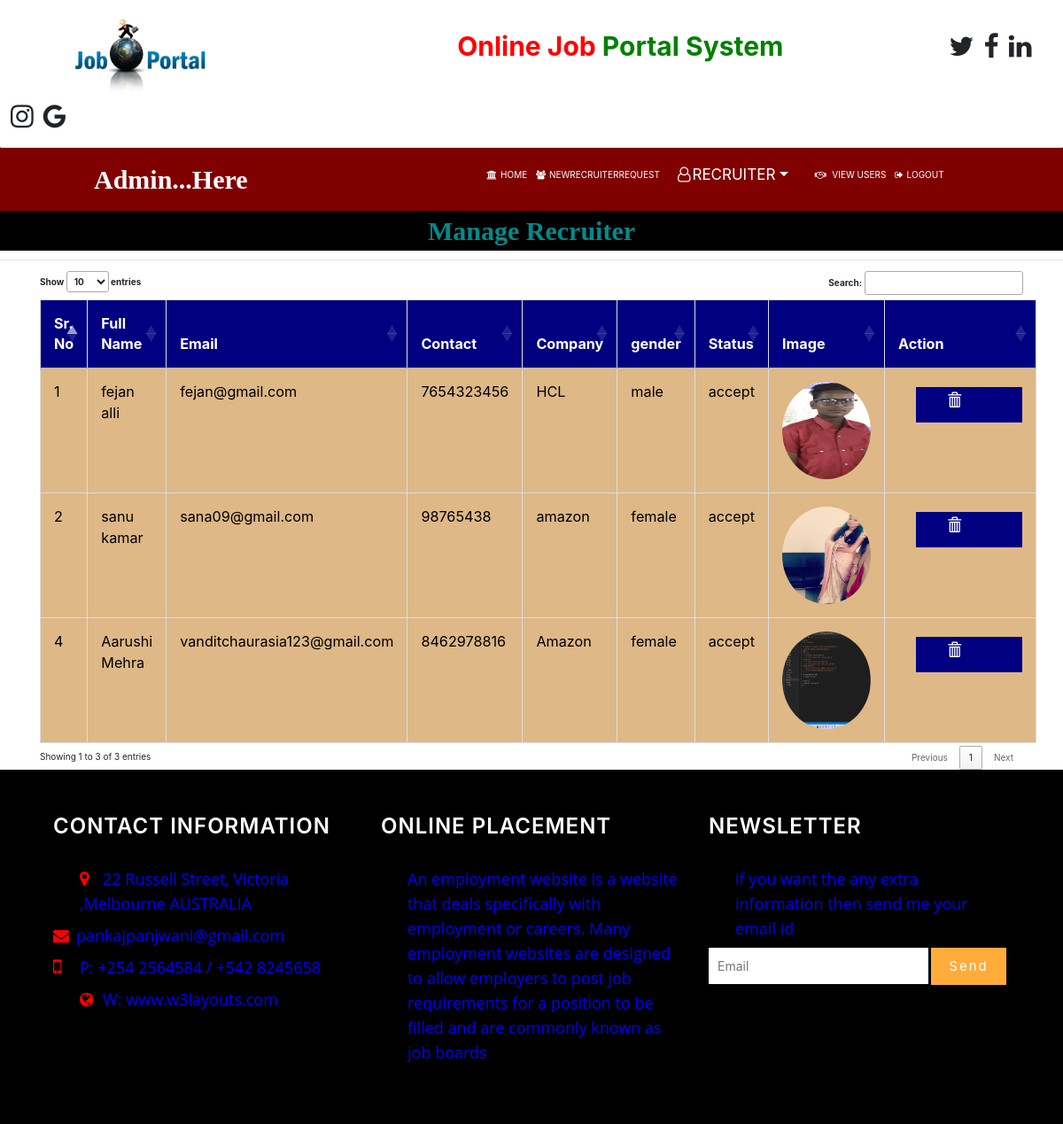
/view_recruiter/, run on the app's committed database.
### jobportal/models.py (models this page shows, shortened)
class Recruiter(models.Model):
    user = models.ForeignKey(User,on_delete=models.CASCADE,null=True)
    mobile = models.IntegerField(null=True)
    image = models.FileField(null=True)
    company= models.CharField(max_length=100,null=True)
    gender= models.CharField(max_length=100,null=True)
    type=models.CharField(max_length=100,null=True)
    status=models.CharField(max_length=100,null=True)

### jobportal/views.py (the view)
# urls.py: path('view_recruiter/', view_recruiter, name="view_recruiter"),
def view_recruiter(request):
    data=Recruiter.objects.all()
    d={'data':data}
    return render(request,'view_recruiter.html',d)

### jobportal/templates/view_recruiter.html (shortened to what this page needs)
{% extends 'admin_nav.html' %}
{% block body %}
<center><marquee style = "font-family : 'Monotype Corsiva' ; font-size:30px;color :darkcyan
 ; background-color:black;font-weight : bold"> Manage Recruiter </marquee></center><hr>
 <div class="container">
<table class="table table-bordered" id="myTable">
  <thead>
  <tr >
    <th>Sr. No</th>
    <th>Full Name</th>
    <th>Email</th>
    <th>Contact</th>
    <th>Company </th>
    <th>gender</th>
    <th>Status</th>
    <th>Image</th>
    <th>Action</th>
  </tr>
  </thead>
   <tbody>
{% for i in data %}
{% ifnotequal i.status "null" %}
  <tr style="color:black">
      <td>{{forloop.counter}}</td>
    <td>{{i.user.username}} {{i.user.last_name}}</td>
    <td>{{i.user.email}}</td>
    <td>{{i.mobile}}</td>
    <td>{{i.company}}</td>
      <td>{{i.gender}}</td>
      <td>{{i.status}}</td>
      <td><img src="{{i.image.url}}" style="width:100px;height:110px;border-radius:50%"></td>
 <td><a href="{% url 'delete_recruiter' i.id %}"><i class="glyphicon glyphicon-trash" onclick="return confirm('Are you sure?')" style="color:white;margin-left:20px;margin-top:3%;background-color:navy;height:40px;width:120px;padding-top:5%;padding-left:25%"></i></a>
</tr>
{% endifnotequal %}
   {% endfor %}
    </tbody>
</table>
 </div>
{% endblock %}

### jobportal/templates/admin_nav.html (shortened to what this page needs)
<!DOCTYPE html>
<html lang="en">
<head>
    {% load static %}
    <link href="{% static 'css/font-awesome.min.css' %}" rel="stylesheet' %}" type="text/css" media="all" />
<link href="{% static 'css/bootstrap.min.css' %}" rel="stylesheet" type="text/css" media="all" />
<link href="{% static 'css/style.css' %}" rel="stylesheet" type="text/css" media="all" />
<link rel="stylesheet" href="{% static 'css/flexslider.css' %}" type="text/css" media="screen" property="" />
<link rel="stylesheet" href="https://cdnjs.cloudflare.com/ajax/libs/font-awesome/4.7.0/css/font-awesome.min.css">
     <link rel="stylesheet" href="https://maxcdn.bootstrapcdn.com/bootstrap/4.0.0/css/bootstrap.min.css">
  <link rel = stylesheet href = "//cdn.datatables.net/1.10.19/css/jquery.dataTables.min.css">
</head>
</head>
<body>
<div class="container-fluid" style="padding:1%;">
    <img src="{% static 'images/job1.png' %}" style="width:180px;margin-right:250px;margin-left:4%"><span style="padding:20px;font-weight:bold;font-size:30px">
    <span style="color:red;">Online Job</span>
     <span style="color:green">Portal System</span></h4>
    <span style="margin-left:180px"><i class="fa fa-twitter" style="margin-right:4px"></i></span>
    <span><i class="fa fa-facebook" style="margin-right:4px;"></i></span>
    <span><i class="fa fa-linkedin" style="margin-right:4px"></i></span>
    <span><i class="fa fa-instagram" style="margin-right:4px"></i></span>
    <span><i class="fa fa-google" style="margin-right:4px"></i></span>
</div>
<nav class="navbar navbar-expand-sm" style="background-color:maroon">
  <a class="navbar-brand" href="#" style="color:white;font-family:'Monotype Corsiva';font-size:30px;font-weight:bold;margin-left:80px;margin-right:0">
 Admin...Here</a>
  <ul class="navbar-nav">
    <li class="nav-item">
      <a class="nav-link" href="{% url 'admin_home'  %}" style="color:white;margin-left:250px">
      <i class="fa fa-institution" style="margin-right:4px"></i>HOME</a>
    </li>
<li class="nav-item">
      <a class="nav-link" href="{% url 'view_newrecruiter'  %}" style="color:white;">
      <i class="fa fa-users" style="margin-right:4px"></i>NEWRECRUITERREQUEST </a>
    </li>
      <div class="btn-group" align="right">
 <li class="navbar-brand" style="color:white;font-size:17px;margin-top:10px"> <i class="fa fa-user-o" style="margin-right:2px"></i><a class="dropdown-toggle" data-toggle="dropdown" href="#" style="color:white;font-size:17px;margin-top:10px">RECRUITER</a>
</div>
    <li class="nav-item">
  <a class="nav-link" href="{% url 'view_user' %}" style="color:white">
      <i class="fa fa-handshake-o" style="margin-right:4px"></i> VIEW USERS</a>
    </li>
 <li class="nav-item">
      <a class="nav-link" href="{% url 'logout_admin' %}" style="color:white">
      <i class="fa fa-sign-out" style="margin-right:4px"></i>LOGOUT</a>
    </li>
    </ul>
</nav>
{% block body %}
{% endblock %}
	<div class="footer-agile-info" style="background-color:black;width:100%;height:400px">
		<div class="container">
			<div class="col-md-4 w3layouts-footer">
				<h3>Contact Information</h3>
					<p style="color:blue;font-size:18px;margin-left:30px"><span style="color:red"><i class="fa fa-map-marker" aria-hidden="true"></i></span>22 Russell Street, Victoria ,Melbourne AUSTRALIA </p>
					<p style="color:blue;font-size:18px"><span style="color:red"><i class="fa fa-envelope" aria-hidden="true"></i></span>pankajpanjwani@gmail.com</a> </p>
					<p style="color:blue;font-size:18px"><span style="color:red;width:20px"><i class="fa fa-mobile" aria-hidden="true"></i></span>P: +254 2564584 / +542 8245658 </p>
					<p style="color:blue;font-size:18px;margin-left:30px"><span style="color:red"><i class="fa fa-globe" aria-hidden="true"></i></span>W: www.w3layouts.com</a></p>
			</div>
			<div class="col-md-4 wthree-footer">
				<h3>Online Placement</h3>
				<p style="color:blue;font-size:18px;margin-left:30px">An employment website is a website that deals specifically with employment or careers. Many employment websites are designed to allow employers to post job requirements for a position to be filled and are commonly known as job boards</p>
			</div>
			<div class="col-md-4 w3-agile">
				<h3>Newsletter</h3>
				<p style="color:blue;font-size:18px;margin-left:30px">if you want the any extra information then send me your email id</p>
				<form action="#" method="post">
					<input type="email" name="Email" placeholder="Email" required="">
					<input type="submit" value="Send">
				</form>
			</div>
		</div>
	</div>
</body>
</html>

### jobportal/static/css/style.css (style rules this page uses)
body { padding:0; margin:0; background:#fff; font-family: 'Roboto Condensed', sans-serif; }
a { text-decoration:none; }
body a { transition:0.5s all; -webkit-transition:0.5s all; -moz-transition:0.5s all; -o-transition:0.5s all; -ms-transition:0.5s all; font-weight:400; }
input[type="button"],input[type="submit"] { transition:0.5s all; -webkit-transition:0.5s all; -moz-transition:0.5s all; -o-transition:0.5s all; -ms-transition:0.5s all; }
h1,h2,h3,h4,h5,h6 { margin:0; font-weight:400; transition:0.5s all; -webkit-transition:0.5s all; -moz-transition:0.5s all; -o-transition:0.5s all; -ms-transition:0.5s all; }
p { margin:0; font-family: 'Open Sans', sans-serif; }
ul { margin:0; padding:0; }
.navbar { margin-bottom: 0; }
.navbar-nav { float: none; text-align: center; }
.navbar-nav>li { display: inline-block; float: none; }
.navbar { border-radius: 0px; -webkit-border-radius: 0px; -moz-border-radius: 0px; -ms-border-radius: 0px; -o-border-radius: 0px; border-top: 1px solid #e1e1e1; }
.footer-agile-info { padding: 5em 0; background: #212121; }
.footer-agile-info h3,h2 { font-size: 24px; color: #fff; text-transform: uppercase; font-weight: 600; letter-spacing: 1px; margin-bottom: 30px; }
.footer-agile-info p { font-size: 14px; color: #bebebe; line-height: 28px; margin: 8px 0; }
.w3-agile input[type="email"] { outline: none; padding: 10px; width: 73%; background: #fff; border: none; font-size: 14px; color: #212121; }
.w3-agile input[type="submit"] { outline: none; padding: 9px 0; width: 25%; background: #FFAC3A; border: none; font-size: 15px; letter-spacing: 2px; color: #fff; border: 1px solid #FFAC3A; }
.glyphicon { position: relative; top: 1px; display: inline-block; font-family: 'Glyphicons Halflings'; font-style: normal; font-weight: 400; line-height: 1; -webkit-font-smoothing: antialiased; -moz-osx-font-smoothing: grayscale; color: #777; }
.table > thead > tr > th, .table > tbody > tr > th, .table > tfoot > tr > th, .table > thead > tr > td, .table > tbody > tr > td, .table > tfoot > tr > td { border-top: none !important; }
.table td, .table>tbody>tr>td, .table>tbody>tr>th, .table>tfoot>tr>td, .table>tfoot>tr>th, .table>thead>tr>td, .table>thead>tr>th { padding: 15px!important; }
.table > thead > tr > th, .table > tbody > tr > th, .table > tfoot > tr > th, .table > thead > tr > td, .table > tbody > tr > td, .table > tfoot > tr > td { font-size: 0.9em; color: #999; border-top: none !important; }
.footer-agile-info span { display: inline-block; margin-right: 10px; color: #fff; width: 16px; text-align: left; }
.footer-agile-info i.fa.fa-globe { font-size: 18px; }
.footer-agile-info i.fa.fa-mobile { font-size: 22px; }
.footer-agile-info i.fa.fa-map-marker { font-size: 19px; }

### jobportal/templates/admin_nav.html (style rules this page uses)
* { box-sizing: border-box; }
#myTable { border-collapse: collapse; width: 100%; border: 1px solid #ddd; font-size: 18px; }
#myTable th { text-align: left; padding: 12px; background-color: navy; color: white; }
#myTable td { text-align: left; padding: 12px; color:blAck; background-color: burlywood; }
#myTable tr { border-bottom: 1px solid #ddd; }

### data on the page
Recruiter: user.username "fejan", user.last_name "alli", user.email "fejan@gmail.com", mobile "7654323456", company "HCL", gender "male", status "accept", image (picture)
Recruiter: user.username "sanu", user.last_name "kamar", user.email "sana09@gmail.com", mobile "98765438", company "amazon", gender "female", status "accept", image (picture)
Recruiter: user.username "Aarushi", user.last_name "Mehra", user.email "vanditchaurasia123@gmail.com", mobile "8462978816", company "Amazon", gender "female", status "accept", image (picture)
